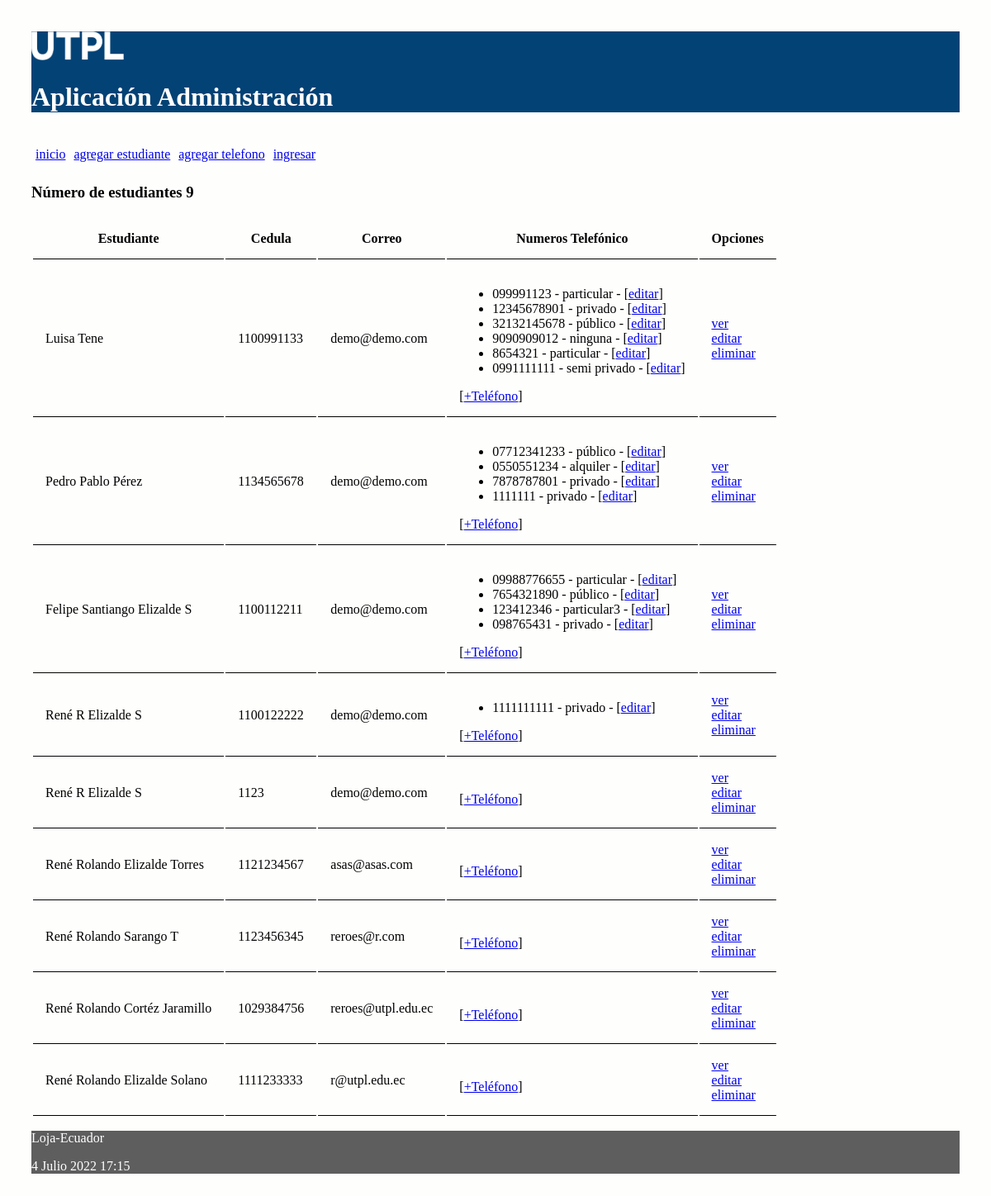
The page / on the database its author committed.
### administrativo/models.py (models this page shows, shortened)
class Estudiante(models.Model):
    nombre = models.CharField(max_length=30)
    apellido = models.CharField(max_length=30)
    cedula = models.CharField(max_length=30, unique=True)
    correo = models.EmailField()

class NumeroTelefonico(models.Model):
    telefono = models.CharField(max_length=100)
    tipo = models.CharField(max_length=100)
    estudiante = models.ForeignKey(Estudiante, on_delete=models.CASCADE,
            related_name="numeros_telefonicos")

### administrativo/views.py (the view)
# urls.py: path('', views.index, name='index'),
def index(request):
    estudiantes = Estudiante.objects.all()
    informacion_template = {'estudiantes': estudiantes, 'numero_estudiantes': len(estudiantes)}
    return render(request, 'index.html', informacion_template)

### administrativo/templates/index.html (shortened to what this page needs)
{% extends "master.html" %}
{% block content %}
<h3>Número de estudiantes {{ numero_estudiantes }}</h3>
<table id="tabla_datos">
  <thead>
    <tr>
      <th>Estudiante</th>
      <th>Cedula</th>
      <th>Correo</th>
      <th>Numeros Telefónico </th>
      <th>Opciones</th>
    </tr>
  </thead>
  {% for e in estudiantes %}
  <tr>
    <td> {{e.nombre}} {{e.apellido}}</td>
    <td> {{e.cedula}}</td>
    <td> {{e.correo}}</td>
    <td>
      <ul>
        {% for t in e.numeros_telefonicos.all %}
          <li>
            <span>{{t.telefono}} - {{t.tipo}} - [<a href="{% url 'editar_numero_telefonico' t.id %}">editar</a>] </span>
          </li>
        {% endfor %}
      </ul>
        [<a href="{% url 'crear_numero_telefonico_estudiante' e.id%}">+Teléfono</a>]
    </td>
    <td> <a href="{% url 'obtener_estudiante' e.id %}">ver</a> <br>
      <a href="{% url 'editar_estudiante' e.id %}">editar</a> <br>
      <a href="{% url 'eliminar_estudiante' e.id %}"
      onclick="return confirm('¿Está seguro de la eliminación?')" >
      eliminar</a>
    </td>
  </tr>
  {% endfor %}
</table>
{% endblock %}

### administrativo/templates/master.html (shortened to what this page needs)
<!DOCTYPE html>
<html>
  <head>
    {% load static %}
    <link rel="stylesheet" type="text/css" href="{% static 'css/estilos.css' %}">
    <link rel="stylesheet" type="text/css" href="https://cdn.datatables.net/1.10.25/css/jquery.dataTables.min.css">
  </head>
  <body>
  <header>
    <img src="{% static 'images/logo.png' %}" height="10%" width="10%" alt="My image">
    <h1>Aplicación Administración </h1>
    <nav class="top_menu">
      <ul>
        <li><a href="{% url 'index' %}">inicio</a></li>
        <li><a href="{% url 'crear_estudiante' %}">agregar estudiante</a></li>
        <li><a href="{% url 'crear_numero_telefonico' %}">agregar telefono</a></li>
        {% if user.is_authenticated %}
          <li><a href="{% url 'logout_view' %}">salir</a></li>
        {% else %}
          <li><a href="{% url 'login' %}">ingresar</a></li>
        {% endif %}
      </ul>
    </nav>
  </header>
  <section>
      {% block content %}
      {% endblock %}
  </section>
    <footer>
      <p>Loja-Ecuador</p>
      <p>{% now "j F Y H:i" %}</p>
    </footer>
  </body>
</html>

### administrativo/static/css/estilos.css (style rules this page uses)
body { background: #FEFEFD; padding: 30px; }
header { background: #034275; color: #FFF; }
section { width: 100%; }
th, td { padding: 15px; border-bottom: 1px solid black; }
.top_menu ul { list-style:none; float:left; padding: 5px; width:95%; }
.top_menu ul li { float:left; margin-right:10px; margin-bottom:5px; text: #FFF; }
footer { background: #5E5E5E; color: #FFF; }

### rows shown on the page
Estudiante: nombre "Luisa", apellido "Tene", cedula "1100991133", correo "demo@demo.com"
NumeroTelefonico: telefono "099991123", tipo "particular"
NumeroTelefonico: telefono "12345678901", tipo "privado"
NumeroTelefonico: telefono "32132145678", tipo "público"
NumeroTelefonico: telefono "9090909012", tipo "ninguna"
NumeroTelefonico: telefono "8654321", tipo "particular"
NumeroTelefonico: telefono "0991111111", tipo "semi privado"
Estudiante: nombre "Pedro Pablo", apellido "Pérez", cedula "1134565678", correo "demo@demo.com"
NumeroTelefonico: telefono "07712341233", tipo "público"
NumeroTelefonico: telefono "0550551234", tipo "alquiler"
NumeroTelefonico: telefono "7878787801", tipo "privado"
NumeroTelefonico: telefono "1111111", tipo "privado"
Estudiante: nombre "Felipe Santiango", apellido "Elizalde S", cedula "1100112211", correo "demo@demo.com"
NumeroTelefonico: telefono "09988776655", tipo "particular"
NumeroTelefonico: telefono "7654321890", tipo "público"
NumeroTelefonico: telefono "123412346", tipo "particular3"
NumeroTelefonico: telefono "098765431", tipo "privado"
Estudiante: nombre "René R", apellido "Elizalde S", cedula "1100122222", correo "demo@demo.com"
NumeroTelefonico: telefono "1111111111", tipo "privado"
Estudiante: nombre "René R", apellido "Elizalde S", cedula "1123", correo "demo@demo.com"
Estudiante: nombre "René Rolando", apellido "Elizalde Torres", cedula "1121234567", correo "asas@asas.com"
Estudiante: nombre "René Rolando", apellido "Sarango T", cedula "1123456345", correo "reroes@r.com"
Estudiante: nombre "René Rolando", apellido "Cortéz Jaramillo", cedula "1029384756", correo "reroes@utpl.edu.ec"
Estudiante: nombre "René Rolando", apellido "Elizalde Solano", cedula "1111233333", correo "r@utpl.edu.ec"

### other values the page prints
{{ numero_estudiantes }} "9"
